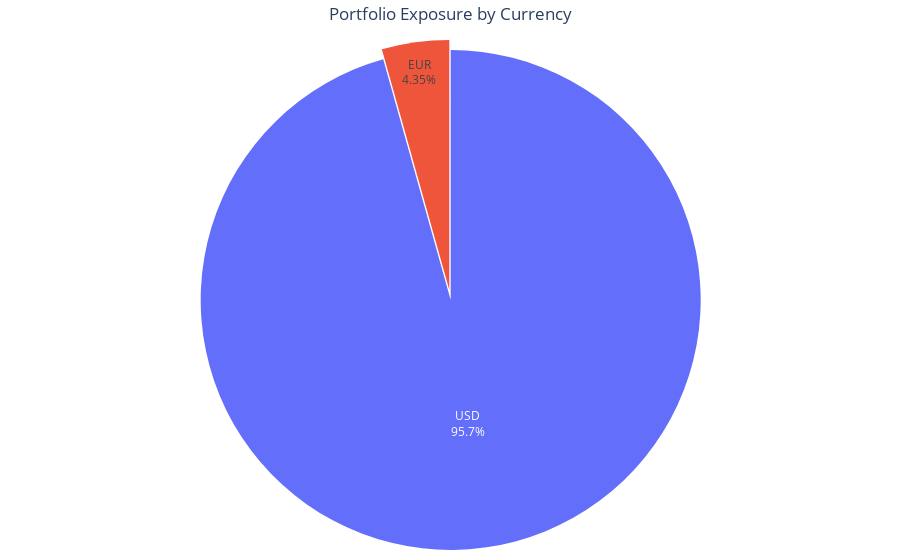

This figure's notebook cell:
### Markdown cell above
### Exposure by Currency

### Code cell
# Agrégation par Currency
currency_dist = portfolio_df.groupby("Currency")["Market_Value"].sum().sort_values(ascending=False)

# Visualisation
plot_pie(currency_dist, "Portfolio Exposure by Currency")

### Figure 1 — Plotly figure (JSON) as saved in the notebook; plotly's stock layout.template omitted (floating-point values rounded to 4 significant figures)
{"data": [{"customdata": [["USD"], ["EUR"]], "domain": {"x": [0, 1], "y": [0, 1]}, "hovertemplate": "label=%{label}<br>value=%{value}<br>color=%{customdata[0]}<extra></extra>", "labels": ["USD", "EUR"], "legendgroup": "", "marker": {"colors": ["#636EFA", "#EF553B"]}, "name": "", "pull": [0.02, 0.02], "showlegend": true, "textinfo": "percent+label", "textposition": "inside", "type": "pie", "values": [1742000000.0, 79240000.0]}], "layout": {"legend": {"tracegroupgap": 0}, "margin": {"b": 10, "l": 10, "r": 10, "t": 40}, "piecolorway": ["#636EFA", "#EF553B", "#00CC96", "#AB63FA", "#FFA15A", "#19D3F3"], "showlegend": false, "title": {"text": "Portfolio Exposure by Currency", "x": 0.5, "xanchor": "center"}}}
